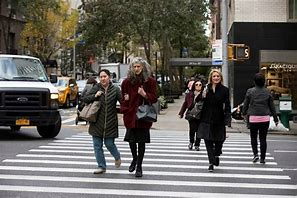
#> input picture ped.jpg, 297 x 198 px
$ python PedestrianDetection_Single_image.py
#> lines starting #> are read from the running program, lines starting #| are printed output that depends on the picture; after the words box and inside, x2 and y2 are one past the last pixel; in counts of white or black regions, pixels touching at a corner belong together
# Pedestrian Detection using Opencv Python ProjectGurukul

import cv2
import numpy as np
import imutils
from imutils.object_detection import non_max_suppression


# Histogram of Oriented Gradients Detector

HOGCV = cv2.HOGDescriptor()
HOGCV.setSVMDetector(cv2.HOGDescriptor_getDefaultPeopleDetector())

# Reading the image

frame = cv2.imread("ped.jpg")
#> frame is the input picture: shape (198, 297, 3); mean B, G, R 93.8, 98.9, 102.4

width = frame.shape[1]
#> width = 297
max_width = 700

# Resize the frame if the frame width is greater than defined max_width

if width > max_width:
    frame = imutils.resize(frame, width=max_width)

# Using Sliding window concept predict the detctions

pedestrians, weights = HOGCV.detectMultiScale(frame, winStride=(4, 4), padding=(8, 8), scale=1.03)
#> pedestrians = [[176, 54, 70, 140], [225, 49, 71, 142], [102, 49, 75, 149], [69, 53, 72, 144]]; weights = [1.31, 3.87, 0.852, 1.36]
pedestrians = np.array([[x, y, x + w, y + h] for (x, y, w, h) in pedestrians])
#> pedestrians = [[176, 54, 246, 194], [225, 49, 296, 191], [102, 49, 177, 198], [69, 53, 141, 197]]

# apply non-maxima suppression to remove overlapped bounding boxes

pedestrians = non_max_suppression(pedestrians, probs=None, overlapThresh=0.5)
#> pedestrians = [[102, 49, 177, 198], [176, 54, 246, 194], [225, 49, 296, 191]]
print(pedestrians)
#| [[102  49 177 198]
#|  [176  54 246 194]
#|  [225  49 296 191]]

count = 0

#  Draw bounding box over detected pedestrians

for x, y, w, h in pedestrians:
    cv2.rectangle(frame, (x, y), (w, h), (0, 0, 100), 2)
    cv2.rectangle(frame, (x, y - 20), (w,y), (0, 0, 255), -1)
    cv2.putText(frame, f'P{count}', (x, y), cv2.FONT_HERSHEY_SIMPLEX, 0.6, (255, 255, 255), 2)
    count += 1
#> this loop made 3 passes
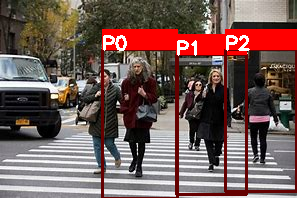
#> frame: shape (198, 297, 3); 11.9% of pixels changed, all inside (x1, y1, x2, y2) = (101, 29, 297, 198)
#> after the loop, count = 3

cv2.putText(frame, f'Total Persons : {count}', (10, 20), cv2.FONT_HERSHEY_DUPLEX, 0.8, (255, 0,0), 1)
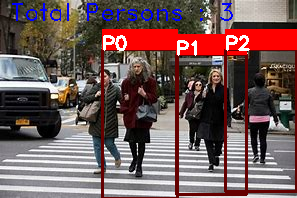
#> frame: shape (198, 297, 3); 1.22% of pixels changed, all inside (x1, y1, x2, y2) = (12, 3, 233, 21)
cv2.imshow('output', frame)


cv2.waitKey(0)
cv2.destroyAllWindows()
